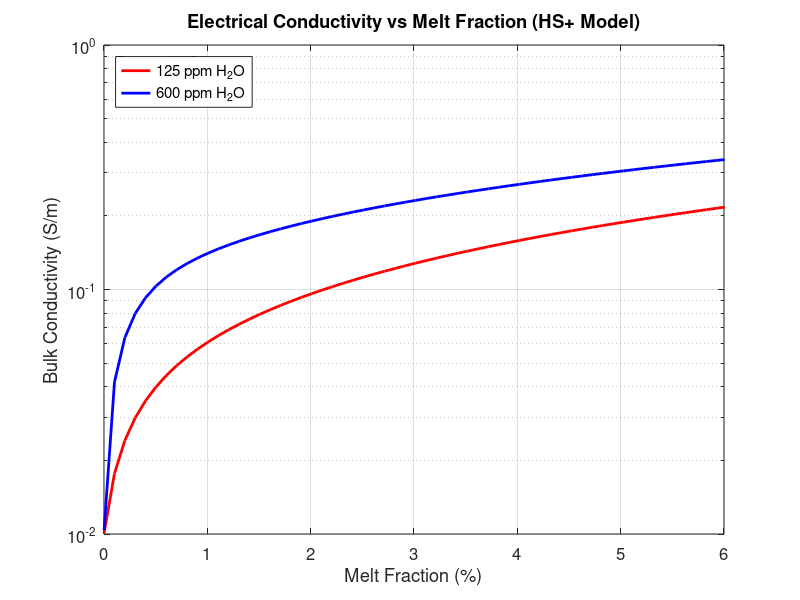

This chart was generated by the following MATLAB code:
function reproduce_fig8()
    % 复现图8 (from Ni et al. 2011)：地幔电导率随熔体分数的变化
    % 参数设置
    T = 1673;          % 温度 (K)
    D = 0.006;         % 水分配系数
    sigma_mant = 0.01; % 固体地幔电导率 (S/m)
    
    % 源区水含量 (ppm转换为wt%)
    C0_125 = 125 / 10000;  % 125 ppm = 0.0125 wt%
    C0_600 = 600 / 10000;  % 600 ppm = 0.06 wt%
    
    % 熔体分数范围
    F2 = linspace(0.00001, 0.2, 200);  % 熔体分数从0.1%到20%
    
    % 计算两种水含量下的电导率
    sigma_bulk_125 = calculate_bulk_conductivity(F2, T, C0_125, D, sigma_mant);
    sigma_bulk_600 = calculate_bulk_conductivity(F2, T, C0_600, D, sigma_mant);
    
    % 绘图
    figure('Position', [100, 100, 800, 600]);
    
    % 主图 - 对数坐标
    semilogy(F2*100, sigma_bulk_125, 'r-', 'LineWidth', 2, 'DisplayName', '125 ppm H_2O');
    hold on;
    semilogy(F2*100, sigma_bulk_600, 'b-', 'LineWidth', 2, 'DisplayName', '600 ppm H_2O');
    
    xlabel('Melt Fraction (%)');
    ylabel('Bulk Conductivity (S/m)');
    title('Electrical Conductivity vs Melt Fraction (HS+ Model)');
    legend('Location', 'northwest');
    grid on;
    set(gca, 'FontSize', 12);
    
    % 设置Y轴范围以匹配典型的地幔电导率值
    ylim([1e-2, 1]);
    xlim([0, 6]);
    % 添加文本标注参数
    text(0.02, 0.98, sprintf('T = %d K, D = %.3f', T, D), ...
         'Units', 'normalized', 'FontSize', 10, 'VerticalAlignment', 'top');
    
    
    % 保存图像
    saveas(gcf, 'mantle_conductivity_vs_melt_fraction.png');
    
    % 显示无水熔体电导率作为参考
    w_dry = 0;
    sigma_melt_dry = calculate_melt_conductivity(w_dry, T);
    fprintf('无水熔体电导率 (w=0) 在 %d K: %.3f S/m\n', T, sigma_melt_dry);
    
    % 显示一些关键点的数值
    fprintf('\n关键点电导率值:\n');
    fprintf('熔体分数\t125 ppm (S/m)\t600 ppm (S/m)\n');
    indices = [1, 25, 50, 75, 100];
    for i = indices
        fprintf('%.1f%%\t\t%.4f\t\t%.4f\n', F2(i)*100, sigma_bulk_125(i), sigma_bulk_600(i));
    end
end

function sigma_bulk = calculate_bulk_conductivity(F2, T, C0, D, sigma_mant)
    % 计算整体电导率
    % 输入:
    %   F2 - 熔体分数数组
    %   T - 温度 (K)
    %   C0 - 源区水含量 (wt%)
    %   D - 水分配系数
    %   sigma_mant - 固体地幔电导率 (S/m)
    % 输出:
    %   sigma_bulk - 整体电导率数组 (S/m)
    
    n = length(F2);
    sigma_bulk = zeros(1, n);
    
    for i = 1:n
        % 1. 计算熔体水含量 (wt%)
        w = C0 / (D + F2(i) * (1 - D));
        
        % 2. 计算熔体电导率 (S/m) - 公式自动处理w=0的情况
        sigma_melt = calculate_melt_conductivity(w, T);
        
        % 3. 使用HS+模型计算整体电导率
        if F2(i) > 0 && F2(i) < 1
            F1 = 1 - F2(i);
            delta_sigma = sigma_melt - sigma_mant;
            
            % HS+ 公式
            denominator = 3 * sigma_melt - F2(i) * delta_sigma;
            if denominator ~= 0
                sigma_bulk(i) = sigma_melt * (1 - (3 * F1 * delta_sigma) / denominator);
            else
                % 避免除零错误
                sigma_bulk(i) = sigma_mant;
            end
        elseif F2(i) >= 1
            sigma_bulk(i) = sigma_melt;
        else
            sigma_bulk(i) = sigma_mant;
        end
    end
end

function sigma_melt = calculate_melt_conductivity(w, T)
    % 计算熔体电导率
    % 输入:
    %   w - 熔体水含量 (wt%)
    %   T - 温度 (K)
    % 输出:
    %   sigma_melt - 熔体电导率 (S/m)
    
    sigma_melt = 10^(2.172 - (860.82 - 204.46 * sqrt(w)) / (T - 1146.8));
end